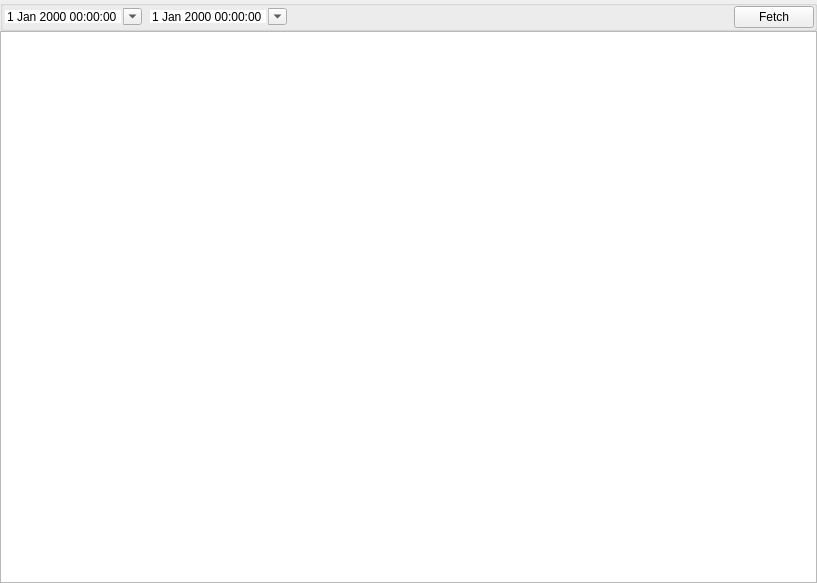
<?xml version="1.0" encoding="UTF-8"?>
<ui version="4.0">
 <class>SettlementPrimaryWidget</class>
 <widget class="QWidget" name="SettlementPrimaryWidget">
  <property name="geometry">
   <rect>
    <x>0</x>
    <y>0</y>
    <width>817</width>
    <height>583</height>
   </rect>
  </property>
  <property name="windowTitle">
   <string/>
  </property>
  <layout class="QGridLayout" name="gridLayout">
   <property name="leftMargin">
    <number>0</number>
   </property>
   <property name="topMargin">
    <number>0</number>
   </property>
   <property name="rightMargin">
    <number>0</number>
   </property>
   <property name="bottomMargin">
    <number>0</number>
   </property>
   <property name="spacing">
    <number>0</number>
   </property>
   <item row="0" column="0">
    <widget class="QGroupBox" name="groupBoxView">
     <property name="sizePolicy">
      <sizepolicy hsizetype="Preferred" vsizetype="Preferred">
       <horstretch>0</horstretch>
       <verstretch>0</verstretch>
      </sizepolicy>
     </property>
     <property name="title">
      <string/>
     </property>
     <layout class="QHBoxLayout" name="horizontalLayout_2">
      <property name="spacing">
       <number>-1</number>
      </property>
      <property name="leftMargin">
       <number>0</number>
      </property>
      <property name="topMargin">
       <number>0</number>
      </property>
      <property name="rightMargin">
       <number>0</number>
      </property>
      <property name="bottomMargin">
       <number>0</number>
      </property>
      <item>
       <widget class="DateTimeEdit" name="start">
        <property name="frame">
         <bool>false</bool>
        </property>
        <property name="calendarPopup">
         <bool>true</bool>
        </property>
       </widget>
      </item>
      <item>
       <widget class="DateTimeEdit" name="end">
        <property name="frame">
         <bool>false</bool>
        </property>
        <property name="calendarPopup">
         <bool>true</bool>
        </property>
       </widget>
      </item>
      <item>
       <spacer name="horizontalSpacer">
        <property name="orientation">
         <enum>Qt::Orientation::Horizontal</enum>
        </property>
        <property name="sizeHint" stdset="0">
         <size>
          <width>516</width>
          <height>17</height>
         </size>
        </property>
       </spacer>
      </item>
      <item>
       <widget class="QPushButton" name="pBtnFetch">
        <property name="text">
         <string>Fetch</string>
        </property>
       </widget>
      </item>
     </layout>
    </widget>
   </item>
   <item row="1" column="0">
    <widget class="QTableView" name="tableView"/>
   </item>
  </layout>
 </widget>
 <customwidgets>
  <customwidget>
   <class>DateTimeEdit</class>
   <extends>QDateTimeEdit</extends>
   <header location="global">widget/datetimeedit.h</header>
  </customwidget>
 </customwidgets>
 <resources/>
 <connections/>
</ui>
